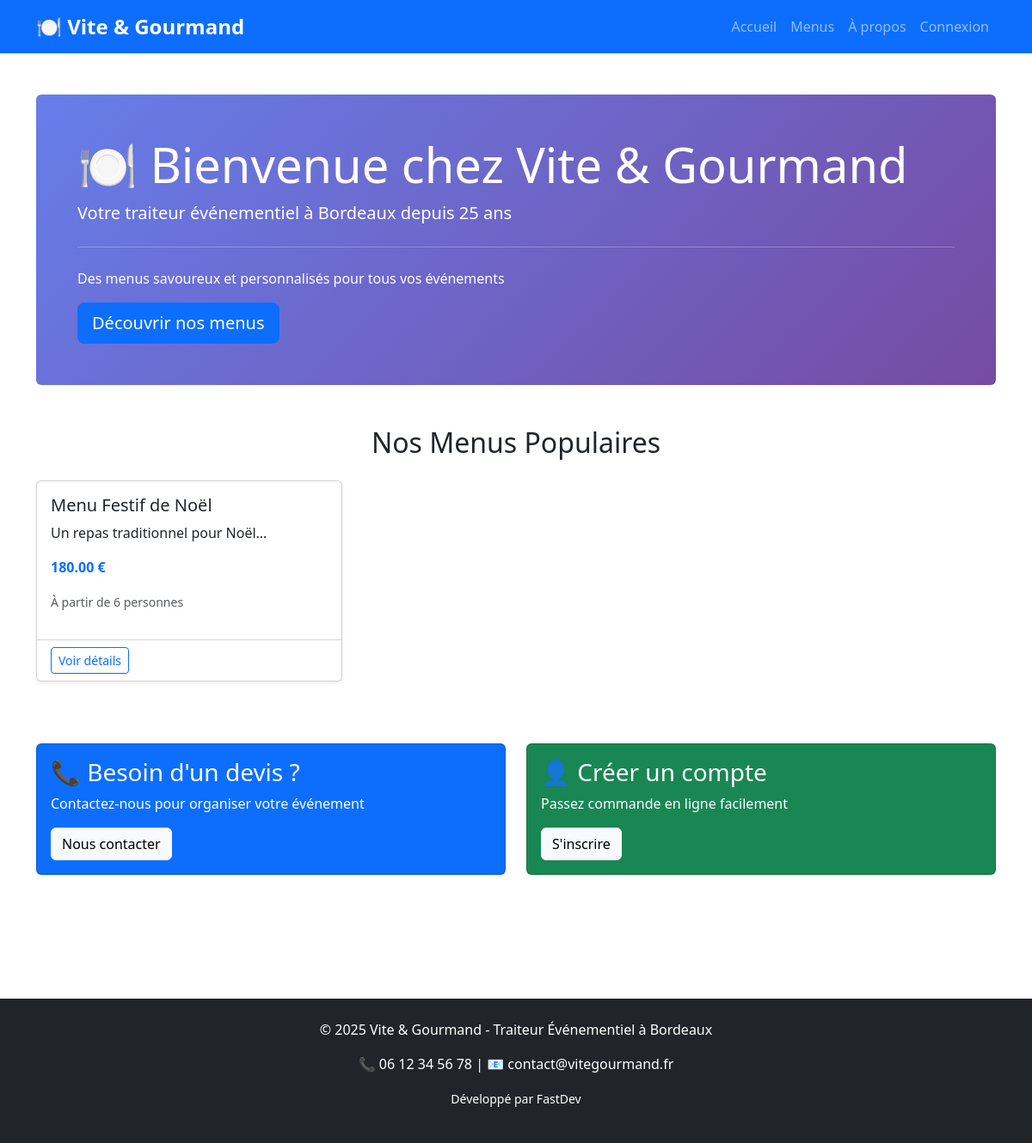
Before: /src/public/index.php with the older database file.
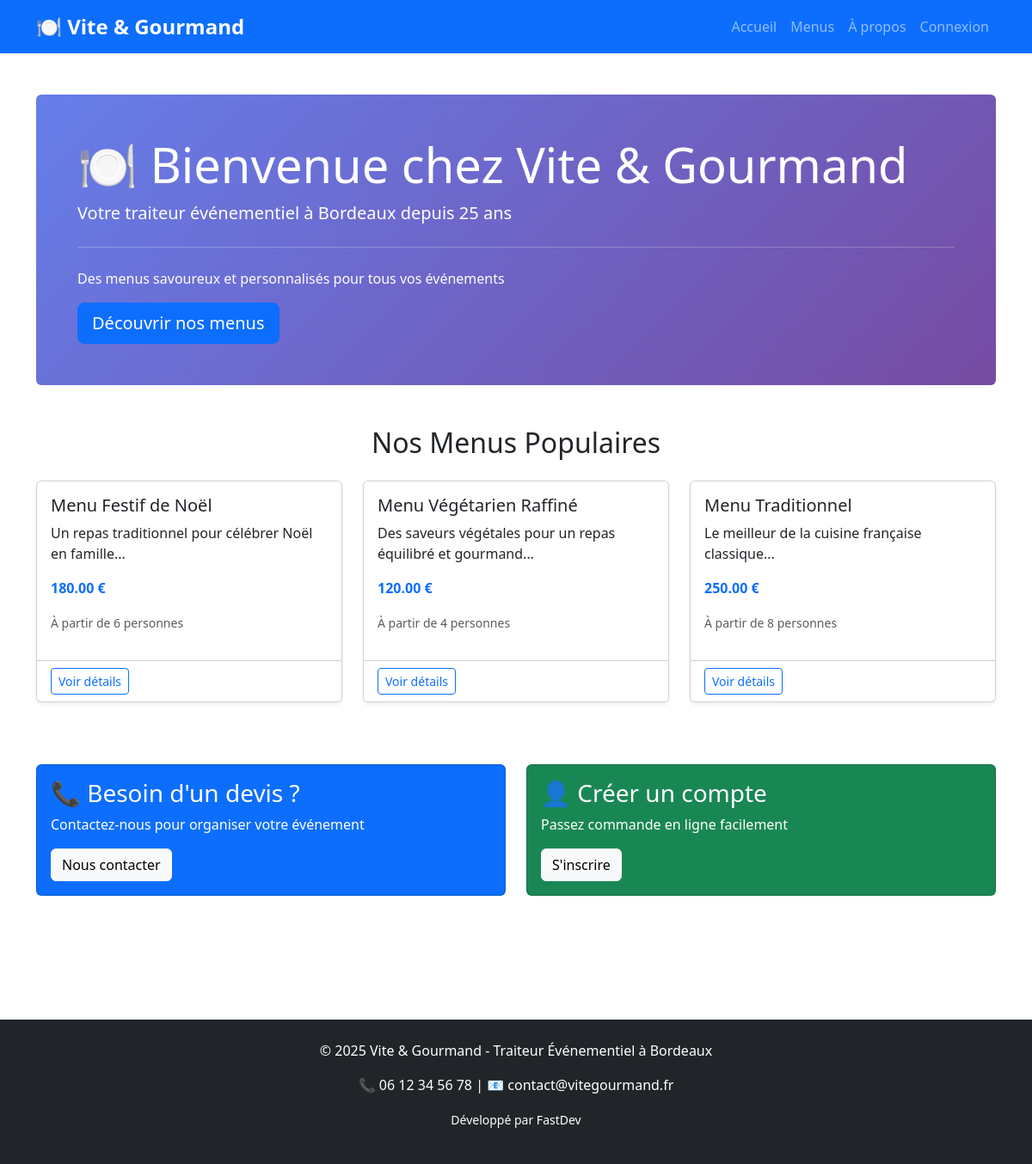
After: the same page with the newer database file.
### tables this page shows
CREATE TABLE menu (
    id_menu INT AUTO_INCREMENT PRIMARY KEY,
    titre VARCHAR(200) NOT NULL,
    description TEXT,
    id_theme INT,
    id_regime INT,
    nb_personnes_min INT NOT NULL,
    prix_base DECIMAL(10,2) NOT NULL,
    stock_disponible INT DEFAULT 0,
    conditions TEXT,
    actif BOOLEAN DEFAULT TRUE,
    date_creation TIMESTAMP DEFAULT CURRENT_TIMESTAMP,
    FOREIGN KEY (id_theme) REFERENCES theme(id_theme) ON DELETE SET NULL,
    FOREIGN KEY (id_regime) REFERENCES regime(id_regime) ON DELETE SET NULL,
    INDEX idx_theme (id_theme),
    INDEX idx_regime (id_regime),
    INDEX idx_actif (actif)
);

### src/app/controllers/HomeController.php (called while the page is built, shortened)
<?php
class HomeController {
    public function index() {
        $db = new Database();
        $conn = $db->getConnection();
        $query = "SELECT * FROM menu WHERE actif = 1 LIMIT 3";
        $stmt = $conn->prepare($query);
        $stmt->execute();
        $menus = $stmt->fetchAll();
        require_once __DIR__ . '/../views/home/index.php';
    }
}

### src/app/views/home/index.php (the view)
<?php require_once __DIR__ . '/../layouts/header.php'; ?>
<div class="container my-5">
    <div class="jumbotron bg-light p-5 rounded">
        <h1 class="display-4">🍽️ Bienvenue chez Vite & Gourmand</h1>
        <p class="lead">Votre traiteur événementiel à Bordeaux depuis 25 ans</p>
        <hr class="my-4">
        <p>Des menus savoureux et personnalisés pour tous vos événements</p>
        <a class="btn btn-primary btn-lg" href="/menu" role="button">Découvrir nos menus</a>
    </div>
    <div class="row my-5">
        <div class="col-12">
            <h2 class="text-center mb-4">Nos Menus Populaires</h2>
        </div>
        <?php if (!empty($menus)): ?>
            <?php foreach ($menus as $menu): ?>
                <div class="col-md-4 mb-4">
                    <div class="card h-100 shadow-sm">
                        <div class="card-body">
                            <h5 class="card-title"><?= htmlspecialchars($menu['titre']) ?></h5>
                            <p class="card-text"><?= htmlspecialchars(substr($menu['description'], 0, 100)) ?>...</p>
                            <p class="text-primary fw-bold"><?= number_format($menu['prix_base'], 2) ?> €</p>
                            <p class="text-muted"><small>À partir de <?= $menu['nb_personnes_min'] ?> personnes</small></p>
                        </div>
                        <div class="card-footer bg-white">
                            <a href="/menu/<?= $menu['id_menu'] ?>" class="btn btn-outline-primary btn-sm">Voir détails</a>
                        </div>
                    </div>
                </div>
            <?php endforeach; ?>
        <?php else: ?>
            <div class="col-12">
                <p class="text-center text-muted">Aucun menu disponible pour le moment.</p>
            </div>
        <?php endif; ?>
    </div>
    <div class="row my-5">
        <div class="col-md-6">
            <div class="card bg-primary text-white">
                <div class="card-body">
                    <h3>📞 Besoin d'un devis ?</h3>
                    <p>Contactez-nous pour organiser votre événement</p>
                    <a href="/contact" class="btn btn-light">Nous contacter</a>
                </div>
            </div>
        </div>
        <div class="col-md-6">
            <div class="card bg-success text-white">
                <div class="card-body">
                    <h3>👤 Créer un compte</h3>
                    <p>Passez commande en ligne facilement</p>
                    <a href="/auth/register" class="btn btn-light">S'inscrire</a>
                </div>
            </div>
        </div>
    </div>
</div>
<?php require_once __DIR__ . '/../layouts/footer.php'; ?>

### src/public/index.php (shortened to what this page needs)
<?php
$url = isset($_GET['url']) ? $_GET['url'] : '';
$url = rtrim($url, '/');
$url = filter_var($url, FILTER_SANITIZE_URL);
$url = explode('/', $url);
$controllerName = !empty($url[0]) ? ucfirst($url[0]) . 'Controller' : 'HomeController';
$action = isset($url[1]) ? $url[1] : 'index';
$params = array_slice($url, 2);
$controllerFile = __DIR__ . '/../app/controllers/' . $controllerName . '.php';
if (file_exists($controllerFile)) {
    $controller = new $controllerName();
    if (method_exists($controller, $action)) {
        call_user_func_array([$controller, $action], $params);
    } else {
        echo "Action '$action' non trouvée dans $controllerName";
    }
} else {
    echo "Controller '$controllerName' non trouvé";
}
?>

### src/app/views/layouts/header.php (shortened to what this page needs)
<!DOCTYPE html>
<html lang="fr">
<head>
    <link href="https://cdn.jsdelivr.net/npm/bootstrap@5.3.0/dist/css/bootstrap.min.css" rel="stylesheet">
    <link rel="stylesheet" href="/css/style.css">
</head>
<body>
    <nav class="navbar navbar-expand-lg navbar-dark bg-primary">
        <div class="container">
            <a class="navbar-brand" href="/">🍽️ Vite & Gourmand</a>
            <div class="collapse navbar-collapse" id="navbarNav">
                <ul class="navbar-nav ms-auto">
                    <li class="nav-item"><a class="nav-link" href="/">Accueil</a></li>
                    <li class="nav-item"><a class="nav-link" href="/menu">Menus</a></li>
                    <li class="nav-item"><a class="nav-link" href="/home/about">À propos</a></li>
                    <li class="nav-item"><a class="nav-link" href="/auth/login">Connexion</a></li>
                </ul>
            </div>
        </div>
    </nav>

### src/app/views/layouts/footer.php (shortened to what this page needs)
<footer class="bg-dark text-white mt-5 py-4">
        <div class="container text-center">
            <p>&copy; 2025 Vite & Gourmand - Traiteur Événementiel à Bordeaux</p>
            <p>📞 06 12 34 56 78 | 📧 contact@vitegourmand.fr</p>
            <p><small>Développé par FastDev</small></p>
        </div>
    </footer>
</body>
</html>

### src/public/css/style.css (style rules this page uses)
body { font-family: 'Segoe UI', Tahoma, Geneva, Verdana, sans-serif; min-height: 100vh; display: flex; flex-direction: column; }
.container { flex: 1; }
.navbar-brand { font-size: 1.5rem; font-weight: bold; }
.jumbotron { background: linear-gradient(135deg, #667eea 0%, #764ba2 100%); color: white; }
.card { transition: transform 0.3s; }
footer { margin-top: auto; }

Changed rows visible on the page:
changed menu "Menu Festif de Noël": description "Un repas traditionnel pour Noël" → "Un repas traditionnel pour célébrer Noël en famille"
added menu: titre "Menu Végétarien Raffiné", description "Des saveurs végétales pour un repas équilibré et gourmand", prix_base "120.00", nb_personnes_min "4"
added menu: titre "Menu Traditionnel", description "Le meilleur de la cuisine française classique", prix_base "250.00", nb_personnes_min "8"
